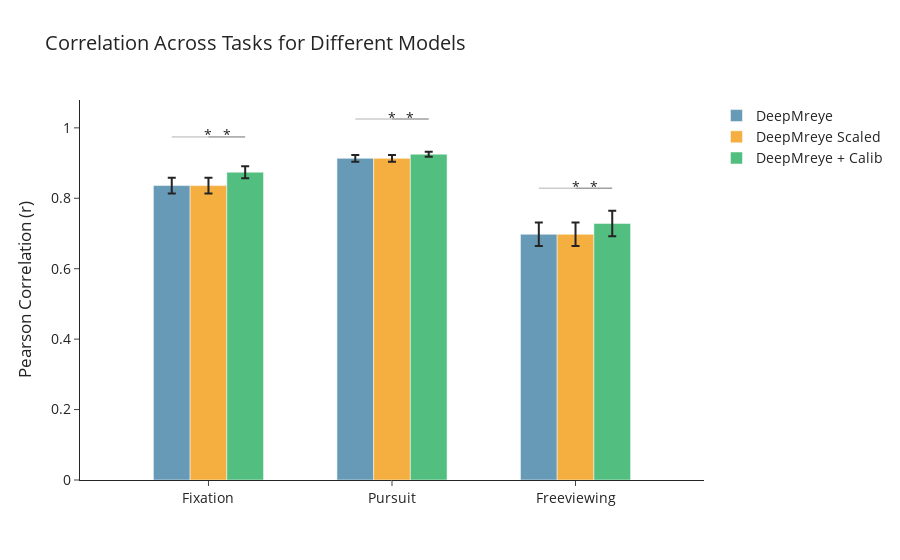

The code cell stored with this chart in its notebook:
### Code cell
import plotly.graph_objects as go
import numpy as np

# Task and model info
task_order = ["fixation", "pursuit", "freeview"]
task_labels = ["Fixation", "Pursuit", "Freeviewing"]
models = ["pretrained", "scaled", "no_interpol"]

model_name_map = {
    "pretrained": "DeepMreye",
    "scaled": "DeepMreye Scaled",
    "no_interpol": "DeepMreye + Calib"
}
model_colors = {
    "pretrained": "rgba(66, 129, 164, 0.8)",
    "scaled": "rgba(243, 156, 18, 0.8)",
    "no_interpol": "rgba(39, 174, 96, 0.8)"
}

bar_width = 0.2  # numeric width of each bar

# Compute mean and SEM
means = df_corr.groupby(["task", "model"])["mean_pearson"].mean().reindex(task_order, level=0).unstack()
stderrs = df_corr.groupby(["task", "model"])["mean_pearson"].sem().reindex(task_order, level=0).unstack()

# Compute numeric x positions for each bar
x_pos = {}
for t_idx, task in enumerate(task_order):
    for m_idx, model in enumerate(models):
        # Center the bars around the integer task index
        x_pos[(task, model)] = t_idx - bar_width + m_idx * bar_width

# Create figure
fig = go.Figure()

# Add bars
for model in models:
    x_vals = [x_pos[(task, model)] for task in task_order]
    y_vals = [means.loc[task, model] for task in task_order]
    y_err = [stderrs.loc[task, model] for task in task_order]
    
    fig.add_trace(go.Bar(
        x=x_vals,
        y=y_vals,
        name=model_name_map[model],
        error_y=dict(type='data', array=y_err),
        width=bar_width,
        marker_color=model_colors[model]
    ))

# Add significance
comparisons = [
    ("pretrained", "scaled"),
    ("pretrained", "no_interpol"),
    ("scaled", "no_interpol")
]

for task in task_order:
    for model_a, model_b in comparisons:
        sig_row = sig_df[
            (sig_df.task == task) &
            (sig_df.model_a == model_a) &
            (sig_df.model_b == model_b)
        ]
        if not sig_row.empty and sig_row.iloc[0].p_value < 0.05:
            x0 = x_pos[(task, model_a)]
            x1 = x_pos[(task, model_b)]
            y_max = max(means.loc[task, model_a], means.loc[task, model_b]) + 0.1

            # Draw line
            fig.add_shape(type="line", x0=x0, x1=x1, y0=y_max, y1=y_max,
                          line=dict(color="black", width=1))
            # Add star
            fig.add_trace(go.Scatter(
                x=[(x0 + x1)/2],
                y=[y_max],
                text=["*"],
                mode="text",
                showlegend=False
            ))

# Fix x-axis ticks
tick_vals = [t_idx for t_idx in range(len(task_order))]
tick_text = task_labels
fig.update_layout(
    xaxis=dict(tickmode='array', tickvals=tick_vals, ticktext=tick_text),
    yaxis_title="Pearson Correlation (r)",
    title="Correlation Across Tasks for Different Models",
    barmode='overlay',  # bars already positioned manually
    template="simple_white",
    font=dict(size=14)
)

fig.show()
# Set figure size to match display
fig.update_layout(
    width=900,   # adjust to your preferred display width
    height=500   # adjust to your preferred display height
)

# Save as PDF
fig.write_image("/Users/sinakling/Desktop/calib_corr_grouped_new.pdf")

### Figure 1 — Plotly figure (JSON) as saved in the notebook; plotly's stock layout.template omitted (floating-point values rounded to 4 significant figures)
{"data": [{"error_y": {"array": [0.02247, 0.009391, 0.0334], "type": "data"}, "marker": {"color": "rgba(66, 129, 164, 0.8)"}, "name": "DeepMreye", "type": "bar", "width": 0.2, "x": [-0.2, 0.8, 1.8], "y": [0.836, 0.9135, 0.6978]}, {"error_y": {"array": [0.02247, 0.009391, 0.0334], "type": "data"}, "marker": {"color": "rgba(243, 156, 18, 0.8)"}, "name": "DeepMreye Scaled", "type": "bar", "width": 0.2, "x": [0, 1, 2], "y": [0.836, 0.9135, 0.6978]}, {"error_y": {"array": [0.01693, 0.007006, 0.03617], "type": "data"}, "marker": {"color": "rgba(39, 174, 96, 0.8)"}, "name": "DeepMreye + Calib", "type": "bar", "width": 0.2, "x": [0.2, 1.2, 2.2], "y": [0.8742, 0.9251, 0.7287]}, {"mode": "text", "showlegend": false, "text": ["*"], "type": "scatter", "x": [0], "y": [0.9742]}, {"mode": "text", "showlegend": false, "text": ["*"], "type": "scatter", "x": [0.1], "y": [0.9742]}, {"mode": "text", "showlegend": false, "text": ["*"], "type": "scatter", "x": [1], "y": [1.025]}, {"mode": "text", "showlegend": false, "text": ["*"], "type": "scatter", "x": [1.1], "y": [1.025]}, {"mode": "text", "showlegend": false, "text": ["*"], "type": "scatter", "x": [2], "y": [0.8287]}, {"mode": "text", "showlegend": false, "text": ["*"], "type": "scatter", "x": [2.1], "y": [0.8287]}], "layout": {"barmode": "overlay", "font": {"size": 14}, "shapes": [{"line": {"color": "black", "width": 1}, "type": "line", "x0": -0.2, "x1": 0.2, "y0": 0.9742, "y1": 0.9742}, {"line": {"color": "black", "width": 1}, "type": "line", "x0": 0, "x1": 0.2, "y0": 0.9742, "y1": 0.9742}, {"line": {"color": "black", "width": 1}, "type": "line", "x0": 0.8, "x1": 1.2, "y0": 1.025, "y1": 1.025}, {"line": {"color": "black", "width": 1}, "type": "line", "x0": 1, "x1": 1.2, "y0": 1.025, "y1": 1.025}, {"line": {"color": "black", "width": 1}, "type": "line", "x0": 1.8, "x1": 2.2, "y0": 0.8287, "y1": 0.8287}, {"line": {"color": "black", "width": 1}, "type": "line", "x0": 2, "x1": 2.2, "y0": 0.8287, "y1": 0.8287}], "title": {"text": "Correlation Across Tasks for Different Models"}, "xaxis": {"tickmode": "array", "ticktext": ["Fixation", "Pursuit", "Freeviewing"], "tickvals": [0, 1, 2]}, "yaxis": {"title": {"text": "Pearson Correlation (r)"}}}}
